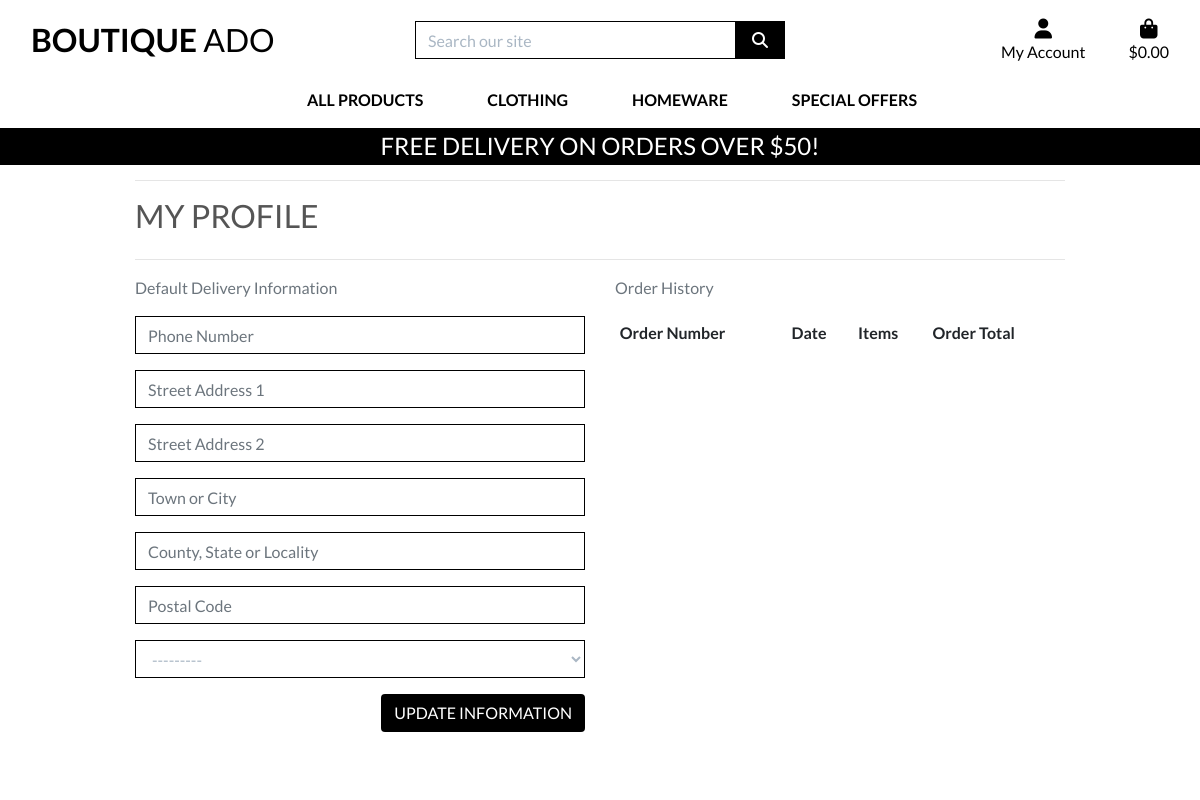
The app's page /profile/ (signed in), older data.
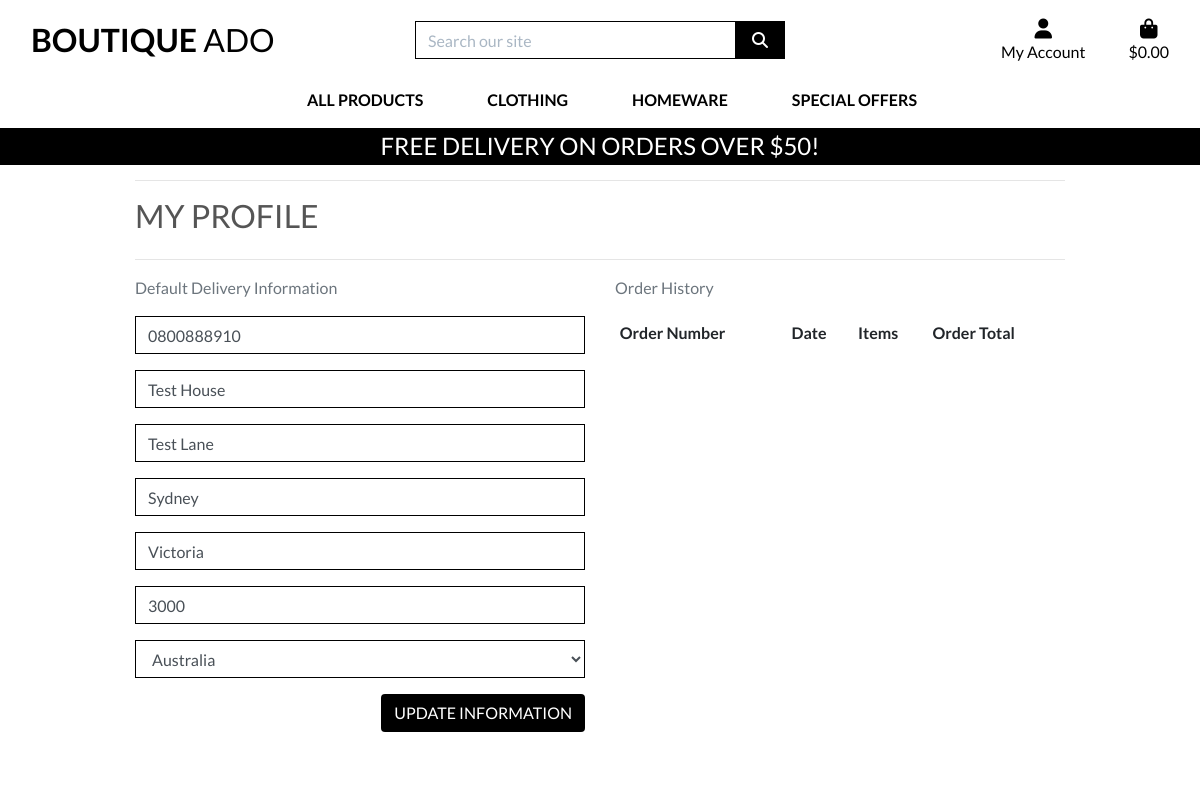
The same page, newer data.
### profiles/models.py (models this page shows, shortened)
class UserProfile(models.Model):
    user = models.OneToOneField(User, on_delete=models.CASCADE)
    default_phone_number = models.CharField(max_length=20, null=True, blank=True)
    default_street_address1 = models.CharField(max_length=80, null=True, blank=True)
    default_street_address2 = models.CharField(max_length=80, null=True, blank=True)
    default_town_or_city = models.CharField(max_length=40, null=True, blank=True)
    default_county = models.CharField(max_length=80, null=True, blank=True)
    default_postcode = models.CharField(max_length=20, null=True, blank=True)
    default_country = CountryField(blank_label='Country', null=True, blank=True)

### profiles/views.py (the view)
# urls.py: path('profile/', include('profiles.urls')),
def profile(request):
    profile = get_object_or_404(UserProfile, user=request.user)
    if request.method == 'POST':
        form = UserProfileForm(request.POST, instance=profile)
        if form.is_valid():
            form.save()
            messages.success(request, 'Profile updated successfully')
    form = UserProfileForm(instance=profile)
    orders = profile.orders.all()
    template = 'profiles/profile.html'
    context = {
        'form': form,
        'orders': orders,
        'on_profile_page': True
    }
    return render(request, template, context)

### profiles/forms.py
class UserProfileForm(forms.ModelForm):
    class Meta:
        model = UserProfile
        exclude = ('user',)
    def __init__(self, *args, **kwargs):
        super().__init__(*args, **kwargs)
        placeholders = {
            'default_phone_number': 'Phone Number',
            'default_postcode': 'Postal Code',
            'default_town_or_city': 'Town or City',
            'default_street_address1': 'Street Address 1',
            'default_street_address2': 'Street Address 2',
            'default_county': 'County, State or Locality',
        }
        self.fields['default_phone_number'].widget.attrs['autofocus'] = True
        for field in self.fields:
            if field != 'default_country':
                if self.fields[field].required:
                    placeholder = f'{placeholders[field]} *'
                else:
                    placeholder = placeholders[field]
                self.fields[field].widget.attrs['placeholder'] = placeholder
            self.fields[field].widget.attrs['class'] = 'border-black rounded-0 profile-form-input'
            self.fields[field].label = False

### profiles/templates/profiles/profile.html (shortened to what this page needs)
{% extends "base.html" %}
{% load static %}
{% block page_header %}
<div class="container header-container">
</div>
{% endblock %}
{% block content %}
<div class="overlay"></div>
<div class="container">
    <div class="row">
        <div class="col">
            <hr>
            <h2 class="logo-font mb-4">My Profile</h2>
            <hr>
        </div>
    </div>
    <div class="row">
        <div class="col-12 col-lg-6">
            <p class="text-muted">Default Delivery Information</p>
            <form action="{% url 'profile' %}" method="POST" id="profile-update-form" class="mt-3">
                {{ form|crispy }}
                <button class="btn btn-black round-0 text-uppercase float-right">Update Information</button>
            </form>
        </div>
        <div class="col-12 col-lg-6">
            <p class="text-muted">Order History</p>
            <div class="order-history table-responsive">
                <table class="table table-sm table-borderless">
                    <thead>
                        <tr>
                            <th>Order Number</th>
                            <th>Date</th>
                            <th>Items</th>
                            <th>Order Total</th>
                        </tr>
                    </thead>
                </table>
            </div>
        </div>
    </div>
    {% endblock %}

Row changes from the older to the newer data that the page shows:
changed UserProfile: default_phone_number (not shown) → "0800888910"; default_street_address1 (not shown) → "Test House"; default_street_address2 (not shown) → "Test Lane"; default_town_or_city (not shown) → "Sydney"; default_county (not shown) → "Victoria"; default_postcode (not shown) → "3000"; default_country "---------" → "Australia"
